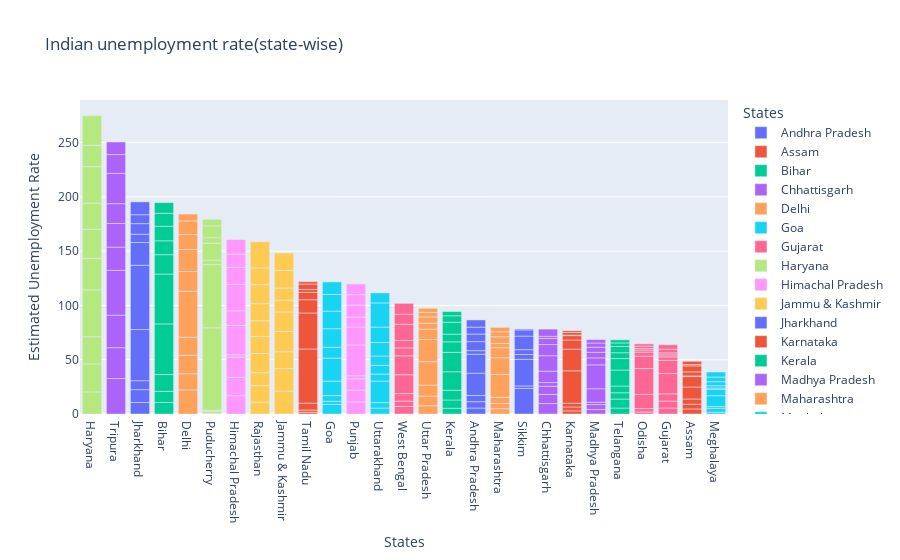

Notebook code cell kept with this figure:
### Code cell
fg=px.bar(dk,x='States',y='Estimated Unemployment Rate',title='Indian unemployment rate(state-wise)',template='plotly',color='States')
fg.update_layout(xaxis={'categoryorder':'total descending'})
fg.show()

### Figure 1 — Plotly figure (JSON) as saved in the notebook; plotly's stock layout.template omitted (floating-point values rounded to 4 significant figures)
{"data": [{"alignmentgroup": "True", "hovertemplate": "States=%{x}<br>Estimated Unemployment Rate=%{y}<extra></extra>", "legendgroup": "Andhra Pradesh", "marker": {"color": "#636efa", "pattern": {"shape": ""}}, "name": "Andhra Pradesh", "offsetgroup": "Andhra Pradesh", "orientation": "v", "showlegend": true, "textposition": "auto", "type": "bar", "x": ["Andhra Pradesh", "Andhra Pradesh", "Andhra Pradesh", "Andhra Pradesh", "Andhra Pradesh", "Andhra Pradesh", "Andhra Pradesh", "Andhra Pradesh", "Andhra Pradesh", "Andhra Pradesh"], "xaxis": "x", "y": [5.48, 5.83, 5.79, 20.51, 17.43, 3.31, 8.34, 6.96, 6.4, 6.59], "yaxis": "y"}, {"alignmentgroup": "True", "hovertemplate": "States=%{x}<br>Estimated Unemployment Rate=%{y}<extra></extra>", "legendgroup": "Assam", "marker": {"color": "#EF553B", "pattern": {"shape": ""}}, "name": "Assam", "offsetgroup": "Assam", "orientation": "v", "showlegend": true, "textposition": "auto", "type": "bar", "x": ["Assam", "Assam", "Assam", "Assam", "Assam", "Assam", "Assam", "Assam", "Assam", "Assam"], "xaxis": "x", "y": [4.66, 4.41, 4.77, 11.06, 9.55, 0.6, 3.77, 5.53, 1.19, 3.02], "yaxis": "y"}, {"alignmentgroup": "True", "hovertemplate": "States=%{x}<br>Estimated Unemployment Rate=%{y}<extra></extra>", "legendgroup": "Bihar", "marker": {"color": "#00cc96", "pattern": {"shape": ""}}, "name": "Bihar", "offsetgroup": "Bihar", "orientation": "v", "showlegend": true, "textposition": "auto", "type": "bar", "x": ["Bihar", "Bihar", "Bihar", "Bihar", "Bihar", "Bihar", "Bihar", "Bihar", "Bihar", "Bihar"], "xaxis": "x", "y": [10.61, 10.29, 15.43, 46.64, 45.96, 17.82, 12.79, 13.44, 11.91, 9.82], "yaxis": "y"}, {"alignmentgroup": "True", "hovertemplate": "States=%{x}<br>Estimated Unemployment Rate=%{y}<extra></extra>", "legendgroup": "Chhattisgarh", "marker": {"color": "#ab63fa", "pattern": {"shape": ""}}, "name": "Chhattisgarh", "offsetgroup": "Chhattisgarh", "orientation": "v", "showlegend": true, "textposition": "auto", "type": "bar", "x": ["Chhattisgarh", "Chhattisgarh", "Chhattisgarh", "Chhattisgarh", "Chhattisgarh", "Chhattisgarh", "Chhattisgarh", "Chhattisgarh", "Chhattisgarh", "Chhattisgarh"], "xaxis": "x", "y": [9.65, 8.38, 7.54, 3.41, 10.5, 14.23, 10.27, 5.63, 1.96, 6.62], "yaxis": "y"}, {"alignmentgroup": "True", "hovertemplate": "States=%{x}<br>Estimated Unemployment Rate=%{y}<extra></extra>", "legendgroup": "Delhi", "marker": {"color": "#FFA15A", "pattern": {"shape": ""}}, "name": "Delhi", "offsetgroup": "Delhi", "orientation": "v", "showlegend": true, "textposition": "auto", "type": "bar", "x": ["Delhi", "Delhi", "Delhi", "Delhi", "Delhi", "Delhi", "Delhi", "Delhi", "Delhi", "Delhi"], "xaxis": "x", "y": [22.23, 14.84, 17.04, 16.68, 42.27, 18.19, 20.3, 13.79, 12.53, 6.27], "yaxis": "y"}, {"alignmentgroup": "True", "hovertemplate": "States=%{x}<br>Estimated Unemployment Rate=%{y}<extra></extra>", "legendgroup": "Goa", "marker": {"color": "#19d3f3", "pattern": {"shape": ""}}, "name": "Goa", "offsetgroup": "Goa", "orientation": "v", "showlegend": true, "textposition": "auto", "type": "bar", "x": ["Goa", "Goa", "Goa", "Goa", "Goa", "Goa", "Goa", "Goa", "Goa", "Goa"], "xaxis": "x", "y": [8.89, 2.81, 5.25, 13.31, 21.25, 9.96, 17.07, 16.21, 15.38, 11.54], "yaxis": "y"}, {"alignmentgroup": "True", "hovertemplate": "States=%{x}<br>Estimated Unemployment Rate=%{y}<extra></extra>", "legendgroup": "Gujarat", "marker": {"color": "#FF6692", "pattern": {"shape": ""}}, "name": "Gujarat", "offsetgroup": "Gujarat", "orientation": "v", "showlegend": true, "textposition": "auto", "type": "bar", "x": ["Gujarat", "Gujarat", "Gujarat", "Gujarat", "Gujarat", "Gujarat", "Gujarat", "Gujarat", "Gujarat", "Gujarat"], "xaxis": "x", "y": [5.54, 6.38, 6.66, 18.71, 12.11, 3.2, 1.84, 1.87, 3.42, 4.03], "yaxis": "y"}, {"alignmentgroup": "True", "hovertemplate": "States=%{x}<br>Estimated Unemployment Rate=%{y}<extra></extra>", "legendgroup": "Haryana", "marker": {"color": "#B6E880", "pattern": {"shape": ""}}, "name": "Haryana", "offsetgroup": "Haryana", "orientation": "v", "showlegend": true, "textposition": "auto", "type": "bar", "x": ["Haryana", "Haryana", "Haryana", "Haryana", "Haryana", "Haryana", "Haryana", "Haryana", "Haryana", "Haryana"], "xaxis": "x", "y": [20.34, 25.77, 25.05, 43.22, 29.02, 26.7, 24.18, 33.5, 19.68, 27.31], "yaxis": "y"}, {"alignmentgroup": "True", "hovertemplate": "States=%{x}<br>Estimated Unemployment Rate=%{y}<extra></extra>", "legendgroup": "Himachal Pradesh", "marker": {"color": "#FF97FF", "pattern": {"shape": ""}}, "name": "Himachal Pradesh", "offsetgroup": "Himachal Pradesh", "orientation": "v", "showlegend": true, "textposition": "auto", "type": "bar", "x": ["Himachal Pradesh", "Himachal Pradesh", "Himachal Pradesh", "Himachal Pradesh", "Himachal Pradesh", "Himachal Pradesh", "Himachal Pradesh", "Himachal Pradesh", "Himachal Pradesh", "Himachal Pradesh"], "xaxis": "x", "y": [16.83, 16.84, 18.76, 2.2, 26.95, 13.47, 24.31, 15.79, 12.04, 13.46], "yaxis": "y"}, {"alignmentgroup": "True", "hovertemplate": "States=%{x}<br>Estimated Unemployment Rate=%{y}<extra></extra>", "legendgroup": "Jammu & Kashmir", "marker": {"color": "#FECB52", "pattern": {"shape": ""}}, "name": "Jammu & Kashmir", "offsetgroup": "Jammu & Kashmir", "orientation": "v", "showlegend": true, "textposition": "auto", "type": "bar", "x": ["Jammu & Kashmir", "Jammu & Kashmir", "Jammu & Kashmir", "Jammu & Kashmir", "Jammu & Kashmir", "Jammu & Kashmir", "Jammu & Kashmir", "Jammu & Kashmir", "Jammu & Kashmir"], "xaxis": "x", "y": [21.08, 20.78, 15.5, 18.74, 17.92, 10.88, 11.09, 16.17, 16.14], "yaxis": "y"}, {"alignmentgroup": "True", "hovertemplate": "States=%{x}<br>Estimated Unemployment Rate=%{y}<extra></extra>", "legendgroup": "Jharkhand", "marker": {"color": "#636efa", "pattern": {"shape": ""}}, "name": "Jharkhand", "offsetgroup": "Jharkhand", "orientation": "v", "showlegend": true, "textposition": "auto", "type": "bar", "x": ["Jharkhand", "Jharkhand", "Jharkhand", "Jharkhand", "Jharkhand", "Jharkhand", "Jharkhand", "Jharkhand", "Jharkhand", "Jharkhand"], "xaxis": "x", "y": [10.61, 11.85, 8.23, 47.09, 59.23, 20.95, 7.63, 9.76, 8.24, 11.8], "yaxis": "y"}, {"alignmentgroup": "True", "hovertemplate": "States=%{x}<br>Estimated Unemployment Rate=%{y}<extra></extra>", "legendgroup": "Karnataka", "marker": {"color": "#EF553B", "pattern": {"shape": ""}}, "name": "Karnataka", "offsetgroup": "Karnataka", "orientation": "v", "showlegend": true, "textposition": "auto", "type": "bar", "x": ["Karnataka", "Karnataka", "Karnataka", "Karnataka", "Karnataka", "Karnataka", "Karnataka", "Karnataka", "Karnataka", "Karnataka"], "xaxis": "x", "y": [2.86, 3.61, 3.46, 29.84, 19.97, 8.44, 4.01, 0.5, 2.41, 1.58], "yaxis": "y"}, {"alignmentgroup": "True", "hovertemplate": "States=%{x}<br>Estimated Unemployment Rate=%{y}<extra></extra>", "legendgroup": "Kerala", "marker": {"color": "#00cc96", "pattern": {"shape": ""}}, "name": "Kerala", "offsetgroup": "Kerala", "orientation": "v", "showlegend": true, "textposition": "auto", "type": "bar", "x": ["Kerala", "Kerala", "Kerala", "Kerala", "Kerala", "Kerala", "Kerala", "Kerala", "Kerala", "Kerala"], "xaxis": "x", "y": [5.31, 7.6, 8.99, 16.99, 17.88, 9.71, 7.09, 10.98, 5.91, 3.88], "yaxis": "y"}, {"alignmentgroup": "True", "hovertemplate": "States=%{x}<br>Estimated Unemployment Rate=%{y}<extra></extra>", "legendgroup": "Madhya Pradesh", "marker": {"color": "#ab63fa", "pattern": {"shape": ""}}, "name": "Madhya Pradesh", "offsetgroup": "Madhya Pradesh", "orientation": "v", "showlegend": true, "textposition": "auto", "type": "bar", "x": ["Madhya Pradesh", "Madhya Pradesh", "Madhya Pradesh", "Madhya Pradesh", "Madhya Pradesh", "Madhya Pradesh", "Madhya Pradesh", "Madhya Pradesh", "Madhya Pradesh", "Madhya Pradesh"], "xaxis": "x", "y": [4.11, 4.57, 2.22, 12.36, 21.98, 6.48, 5.08, 4.7, 3.91, 3.13], "yaxis": "y"}, {"alignmentgroup": "True", "hovertemplate": "States=%{x}<br>Estimated Unemployment Rate=%{y}<extra></extra>", "legendgroup": "Maharashtra", "marker": {"color": "#FFA15A", "pattern": {"shape": ""}}, "name": "Maharashtra", "offsetgroup": "Maharashtra", "orientation": "v", "showlegend": true, "textposition": "auto", "type": "bar", "x": ["Maharashtra", "Maharashtra", "Maharashtra", "Maharashtra", "Maharashtra", "Maharashtra", "Maharashtra", "Maharashtra", "Maharashtra", "Maharashtra"], "xaxis": "x", "y": [4.95, 4.69, 5.79, 20.9, 15.46, 9.23, 3.89, 6.23, 4.55, 4.1], "yaxis": "y"}, {"alignmentgroup": "True", "hovertemplate": "States=%{x}<br>Estimated Unemployment Rate=%{y}<extra></extra>", "legendgroup": "Meghalaya", "marker": {"color": "#19d3f3", "pattern": {"shape": ""}}, "name": "Meghalaya", "offsetgroup": "Meghalaya", "orientation": "v", "showlegend": true, "textposition": "auto", "type": "bar", "x": ["Meghalaya", "Meghalaya", "Meghalaya", "Meghalaya", "Meghalaya", "Meghalaya", "Meghalaya", "Meghalaya", "Meghalaya", "Meghalaya"], "xaxis": "x", "y": [1.66, 3.59, 1.58, 10.03, 5.92, 1.15, 2.1, 3.74, 4.29, 4.6], "yaxis": "y"}, {"alignmentgroup": "True", "hovertemplate": "States=%{x}<br>Estimated Unemployment Rate=%{y}<extra></extra>", "legendgroup": "Odisha", "marker": {"color": "#FF6692", "pattern": {"shape": ""}}, "name": "Odisha", "offsetgroup": "Odisha", "orientation": "v", "showlegend": true, "textposition": "auto", "type": "bar", "x": ["Odisha", "Odisha", "Odisha", "Odisha", "Odisha", "Odisha", "Odisha", "Odisha", "Odisha", "Odisha"], "xaxis": "x", "y": [1.9, 3.12, 13.08, 23.76, 11.41, 3.77, 1.88, 1.42, 2.1, 2.18], "yaxis": "y"}, {"alignmentgroup": "True", "hovertemplate": "States=%{x}<br>Estimated Unemployment Rate=%{y}<extra></extra>", "legendgroup": "Puducherry", "marker": {"color": "#B6E880", "pattern": {"shape": ""}}, "name": "Puducherry", "offsetgroup": "Puducherry", "orientation": "v", "showlegend": true, "textposition": "auto", "type": "bar", "x": ["Puducherry", "Puducherry", "Puducherry", "Puducherry", "Puducherry", "Puducherry", "Puducherry", "Puducherry", "Puducherry", "Puducherry"], "xaxis": "x", "y": [0.58, 1.76, 1.2, 75.85, 58.19, 4.24, 15.47, 5.05, 10.9, 6.18], "yaxis": "y"}, {"alignmentgroup": "True", "hovertemplate": "States=%{x}<br>Estimated Unemployment Rate=%{y}<extra></extra>", "legendgroup": "Punjab", "marker": {"color": "#FF97FF", "pattern": {"shape": ""}}, "name": "Punjab", "offsetgroup": "Punjab", "orientation": "v", "showlegend": true, "textposition": "auto", "type": "bar", "x": ["Punjab", "Punjab", "Punjab", "Punjab", "Punjab", "Punjab", "Punjab", "Punjab", "Punjab", "Punjab"], "xaxis": "x", "y": [11.11, 10.97, 10.32, 2.86, 28.33, 16.55, 9.19, 10.99, 9.61, 9.88], "yaxis": "y"}, {"alignmentgroup": "True", "hovertemplate": "States=%{x}<br>Estimated Unemployment Rate=%{y}<extra></extra>", "legendgroup": "Rajasthan", "marker": {"color": "#FECB52", "pattern": {"shape": ""}}, "name": "Rajasthan", "offsetgroup": "Rajasthan", "orientation": "v", "showlegend": true, "textposition": "auto", "type": "bar", "x": ["Rajasthan", "Rajasthan", "Rajasthan", "Rajasthan", "Rajasthan", "Rajasthan", "Rajasthan", "Rajasthan", "Rajasthan", "Rajasthan"], "xaxis": "x", "y": [10.97, 15.16, 11.9, 17.7, 15.74, 14.39, 15.81, 17.51, 15.35, 24.15], "yaxis": "y"}, {"alignmentgroup": "True", "hovertemplate": "States=%{x}<br>Estimated Unemployment Rate=%{y}<extra></extra>", "legendgroup": "Sikkim", "marker": {"color": "#636efa", "pattern": {"shape": ""}}, "name": "Sikkim", "offsetgroup": "Sikkim", "orientation": "v", "showlegend": true, "textposition": "auto", "type": "bar", "x": ["Sikkim", "Sikkim", "Sikkim", "Sikkim", "Sikkim", "Sikkim", "Sikkim", "Sikkim"], "xaxis": "x", "y": [23.57, 2.28, 24.51, 4.46, 4.45, 12.49, 5.7, 0.88], "yaxis": "y"}, {"alignmentgroup": "True", "hovertemplate": "States=%{x}<br>Estimated Unemployment Rate=%{y}<extra></extra>", "legendgroup": "Tamil Nadu", "marker": {"color": "#EF553B", "pattern": {"shape": ""}}, "name": "Tamil Nadu", "offsetgroup": "Tamil Nadu", "orientation": "v", "showlegend": true, "textposition": "auto", "type": "bar", "x": ["Tamil Nadu", "Tamil Nadu", "Tamil Nadu", "Tamil Nadu", "Tamil Nadu", "Tamil Nadu", "Tamil Nadu", "Tamil Nadu", "Tamil Nadu", "Tamil Nadu"], "xaxis": "x", "y": [1.57, 2.09, 6.4, 49.83, 33.16, 12.2, 6.81, 2.65, 5, 2.16], "yaxis": "y"}, {"alignmentgroup": "True", "hovertemplate": "States=%{x}<br>Estimated Unemployment Rate=%{y}<extra></extra>", "legendgroup": "Telangana", "marker": {"color": "#00cc96", "pattern": {"shape": ""}}, "name": "Telangana", "offsetgroup": "Telangana", "orientation": "v", "showlegend": true, "textposition": "auto", "type": "bar", "x": ["Telangana", "Telangana", "Telangana", "Telangana", "Telangana", "Telangana", "Telangana", "Telangana", "Telangana", "Telangana"], "xaxis": "x", "y": [5.49, 8.29, 5.77, 6.25, 14.7, 10.55, 5.36, 5.79, 3.27, 2.86], "yaxis": "y"}, {"alignmentgroup": "True", "hovertemplate": "States=%{x}<br>Estimated Unemployment Rate=%{y}<extra></extra>", "legendgroup": "Tripura", "marker": {"color": "#ab63fa", "pattern": {"shape": ""}}, "name": "Tripura", "offsetgroup": "Tripura", "orientation": "v", "showlegend": true, "textposition": "auto", "type": "bar", "x": ["Tripura", "Tripura", "Tripura", "Tripura", "Tripura", "Tripura", "Tripura", "Tripura", "Tripura", "Tripura"], "xaxis": "x", "y": [32.67, 28.4, 29.95, 41.23, 21.51, 21.71, 18.24, 27.92, 17.35, 11.57], "yaxis": "y"}, {"alignmentgroup": "True", "hovertemplate": "States=%{x}<br>Estimated Unemployment Rate=%{y}<extra></extra>", "legendgroup": "Uttar Pradesh", "marker": {"color": "#FFA15A", "pattern": {"shape": ""}}, "name": "Uttar Pradesh", "offsetgroup": "Uttar Pradesh", "orientation": "v", "showlegend": true, "textposition": "auto", "type": "bar", "x": ["Uttar Pradesh", "Uttar Pradesh", "Uttar Pradesh", "Uttar Pradesh", "Uttar Pradesh", "Uttar Pradesh", "Uttar Pradesh", "Uttar Pradesh", "Uttar Pradesh", "Uttar Pradesh"], "xaxis": "x", "y": [7.58, 8.98, 10.11, 21.54, 20.41, 9.47, 5.56, 5.79, 4.18, 3.75], "yaxis": "y"}, {"alignmentgroup": "True", "hovertemplate": "States=%{x}<br>Estimated Unemployment Rate=%{y}<extra></extra>", "legendgroup": "Uttarakhand", "marker": {"color": "#19d3f3", "pattern": {"shape": ""}}, "name": "Uttarakhand", "offsetgroup": "Uttarakhand", "orientation": "v", "showlegend": true, "textposition": "auto", "type": "bar", "x": ["Uttarakhand", "Uttarakhand", "Uttarakhand", "Uttarakhand", "Uttarakhand", "Uttarakhand", "Uttarakhand", "Uttarakhand", "Uttarakhand", "Uttarakhand"], "xaxis": "x", "y": [5.49, 4.99, 19.85, 6.48, 8.01, 8.61, 12.38, 14.26, 22.26, 9.23], "yaxis": "y"}, {"alignmentgroup": "True", "hovertemplate": "States=%{x}<br>Estimated Unemployment Rate=%{y}<extra></extra>", "legendgroup": "West Bengal", "marker": {"color": "#FF6692", "pattern": {"shape": ""}}, "name": "West Bengal", "offsetgroup": "West Bengal", "orientation": "v", "showlegend": true, "textposition": "auto", "type": "bar", "x": ["West Bengal", "West Bengal", "West Bengal", "West Bengal", "West Bengal", "West Bengal", "West Bengal", "West Bengal", "West Bengal", "West Bengal"], "xaxis": "x", "y": [6.94, 4.92, 6.92, 17.41, 17.41, 7.29, 6.83, 14.87, 9.35, 9.98], "yaxis": "y"}], "layout": {"barmode": "relative", "legend": {"title": {"text": "States"}, "tracegroupgap": 0}, "title": {"text": "Indian unemployment rate(state-wise)"}, "xaxis": {"anchor": "y", "categoryarray": ["Andhra Pradesh", "Assam", "Bihar", "Chhattisgarh", "Delhi", "Goa", "Gujarat", "Haryana", "Himachal Pradesh", "Jammu & Kashmir", "Jharkhand", "Karnataka", "Kerala", "Madhya Pradesh", "Maharashtra", "Meghalaya", "Odisha", "Puducherry", "Punjab", "Rajasthan", "Sikkim", "Tamil Nadu", "Telangana", "Tripura", "Uttar Pradesh", "Uttarakhand", "West Bengal"], "categoryorder": "total descending", "domain": [0, 1], "title": {"text": "States"}}, "yaxis": {"anchor": "x", "domain": [0, 1], "title": {"text": "Estimated Unemployment Rate"}}}}
